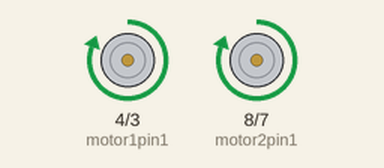
Recording of a sketch running on a simulated Arduino Uno, built with avr-gcc and run on an emulated ATmega328P. Parts: motor-driver pin pairs drawn as motors (green arrow = first pin HIGH = forward, orange = second pin HIGH = backward, longer = more drive, scaled by the enable pin).

Above: at 0.5 s.
Timing chart, 0 to 4.6 s (numbered marks = the images above):
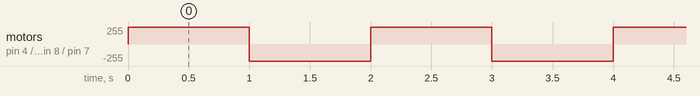

Measured:
- by itself, motor on pin 4 (motor1pin1) / pin 3 (motor1pin2), motor on pin 8 (motor2pin1) / pin 7 (motor2pin2): alternates forward 255/255 for 1.0 s and backward 255/255 for 1.0 s

The sketch:

motor_test.ino
```cpp
//int motor1pin1 = 8;
//int motor1pin2 = 7;
//int motor1pwm = 6;
//
//
//int motor2pin1 = 4;
//int motor2pin2 = 3;
//int motor2pwm = 5;


int motor1pin1 = 4;
int motor1pin2 = 3;
int motor1pwm = 5;


int motor2pin1 = 8;
int motor2pin2 = 7;
int motor2pwm = 6;


void setup() {
  // put your setup code here, to run once:
  pinMode(motor1pin1, OUTPUT);
  pinMode(motor1pin2, OUTPUT);
  pinMode(motor2pin1, OUTPUT);
  pinMode(motor2pin2, OUTPUT);
  pinMode(motor1pwm, OUTPUT);
  pinMode(motor2pwm, OUTPUT);
}

void loop() {
  // put your main code here, to run repeatedly:
  analogWrite(motor1pwm, 255);
  analogWrite(motor2pwm, 255);
  digitalWrite(motor1pin1, HIGH);
  digitalWrite(motor1pin2, LOW);

  digitalWrite(motor2pin1, HIGH);
  digitalWrite(motor2pin2, LOW);
  delay(1000);

  digitalWrite(motor1pin1, LOW);
  digitalWrite(motor1pin2, HIGH);

  digitalWrite(motor2pin1, LOW);
  digitalWrite(motor2pin2, HIGH);
  delay(1000);
}
```
